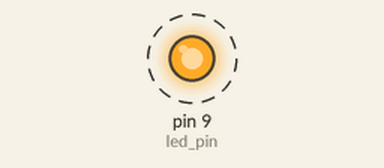
This sketch was run on a simulated Arduino Uno, built with avr-gcc and run on an emulated ATmega328P. Shown: output pins drawn as LEDs (lit = HIGH). Dashed ring = blinking.

Above: at 0.5 s.
Timing chart, 0 to 4.6 s (numbered marks = the images above):
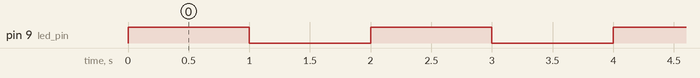

Measured:
- by itself, pin 9 (led_pin): alternates HIGH for 1.0 s and LOW for 1.0 s

The sketch:

01_blink.ino
```cpp
const byte led_pin = 9; // add digital pin 9, to which the LED will be connected
// I used a constant instead of a variable because the pin connected to the LED won't change, it stays digital pin 9
// I used the byte type because pin numbers are positive integers and because it uses less memory than int (byte is 1 byte, int is 2 bytes)

void setup() // everything in void setup() runs once when Arduino starts
{
  pinMode(led_pin, OUTPUT); // set digital pin 9 as OUTPUT because we need to supply voltage to light up the LED
}

void loop() // main code: runs cyclically, top to bottom (this alternates between HIGH and LOW states, making the LED blink)
{
  digitalWrite(led_pin, HIGH); // apply voltage to digital pin 9
  delay(1000); // wait 1 second
  digitalWrite(led_pin, LOW); // remove voltage from digital pin 9
  delay(1000); // wait 1 second
}
```
